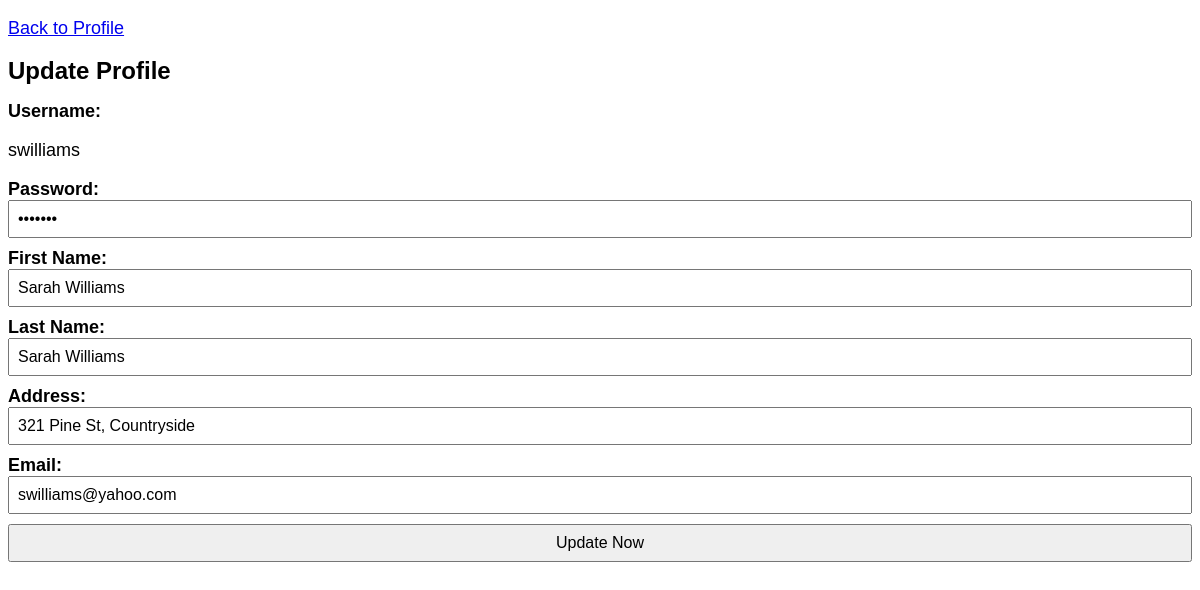
Page /patient_update.php (signed in) on the committed database.
### tables this page shows
CREATE TABLE Patient (
    id INT AUTO_INCREMENT PRIMARY KEY,
    doctor_id INT,
    username VARCHAR(255) NOT NULL,
    password VARCHAR(255) NOT NULL,
    email VARCHAR(255) NOT NULL,
    address VARCHAR(255) NOT NULL,
    dob DATE,
    gender ENUM('Male', 'Female', 'Other'),
    name VARCHAR(255) NOT NULL,
    phone CHAR(10), 
    FOREIGN KEY (doctor_id) REFERENCES Doctor(id)
);

### patient_update.php (the view, shortened to what this page needs)
<?php
require_once('mysqli_connect.php');
?>
<!DOCTYPE html>
<html>
<head>
</head>
<body>
    <?php
    echo "<p><a href=\"viewProfile.php\">Back to Profile</a></p>";
    echo "<h1>Update Profile</h1>";
    $username = $_SESSION['login_user'];
    $query = "SELECT * FROM Patient WHERE username = '" . $username . "'";
    $response = mysqli_query($dbc, $query);
    $row = mysqli_fetch_array($response, MYSQLI_ASSOC);
    $count = mysqli_num_rows($response);
    if ($count == 1) {
        echo "<form action='' method='POST'>";
        echo "<label for='username'>Username:</label>";
        echo "<p>{$row['username']}</p>";
        echo "<label for='password'>Password:</label>";
        echo "<input type='password' name='password' value='{$row['password']}' required>";
        echo "<label for='fName'>First Name:</label>";
        echo "<input type='text' name='fName' value='{$row['name']}' required>";
        echo "<label for='lName'>Last Name:</label>";
        echo "<input type='text' name='lName' value='{$row['name']}' required>";
        echo "<label for='address'>Address:</label>";
        echo "<input type='text' name='address' value='{$row['address']}' required>";
        echo "<label for='email'>Email:</label>";
        echo "<input type='text' name='email' value='{$row['email']}' required>";
        echo "<input type='submit' name='update' value='Update Now'>";
        echo "</form>";
    } else {
        echo "<p>Error: Invalid User.</p>";
    }
    ?>
</body>
</html>

### patient_update.php (style rules this page uses)
body { font-family: Arial, sans-serif; font-size: 18px; }
h1 { font-size: 24px; }
label { font-weight: bold; }
input[type="text"], input[type="password"], input[type="submit"] { font-size: 16px; padding: 8px; margin-bottom: 10px; width: 100%; box-sizing: border-box; }

### rows in the picture
patient: username "swilliams", fName "Sarah Williams", lName "Sarah Williams", address "321 Pine St, Countryside", email "swilliams@yahoo.com"
